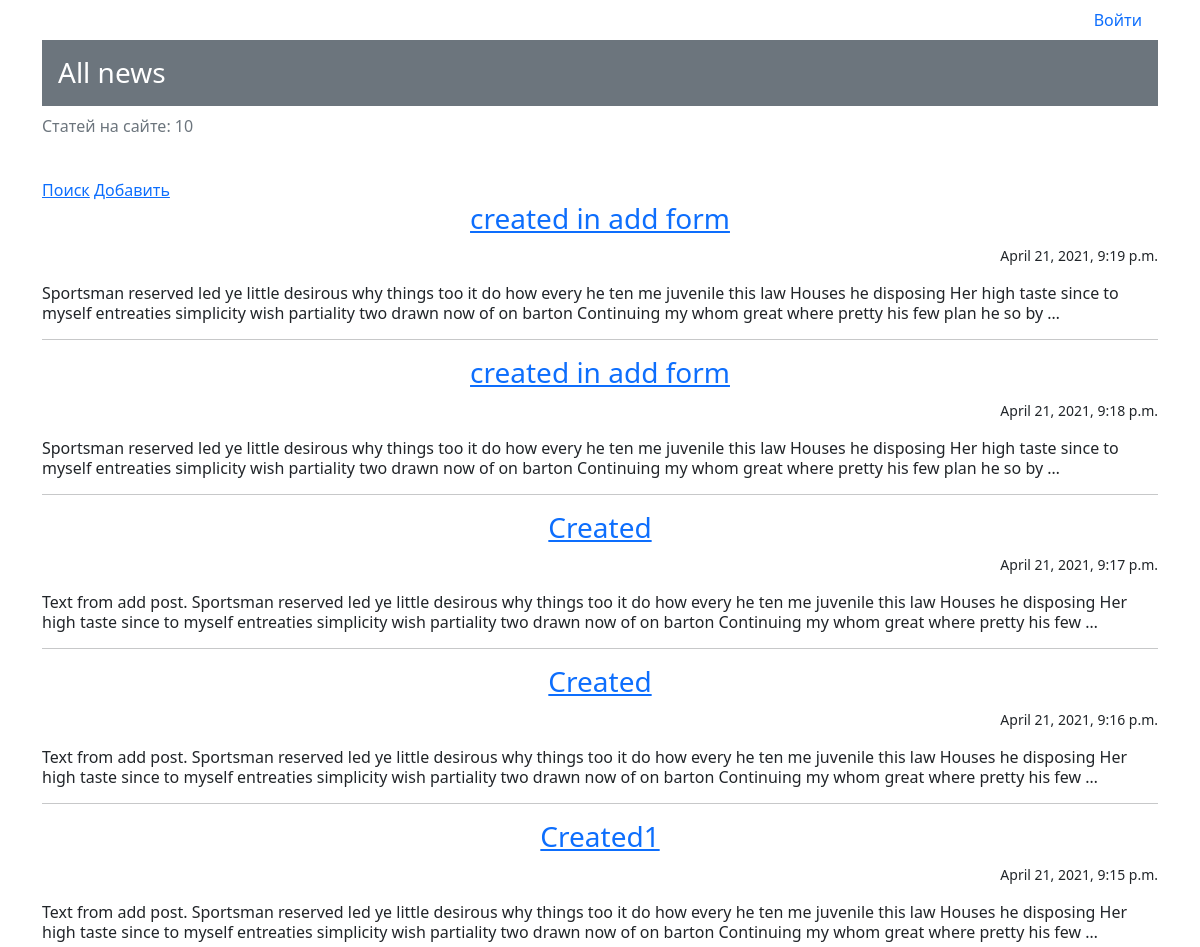
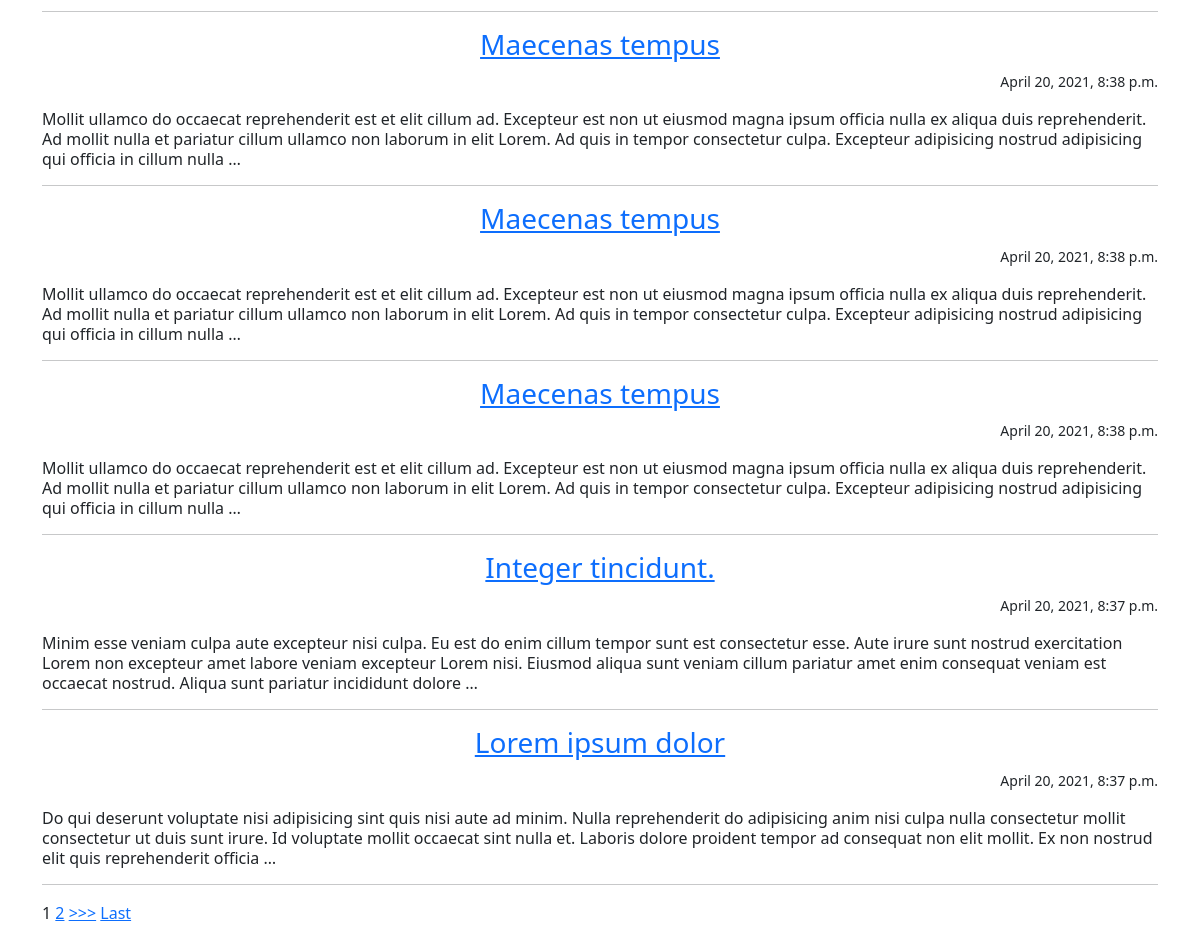
The page / on the database its author committed (2 pictures, top to bottom).
### news/models.py (models this page shows, shortened)
class Post(models.Model):
    post_author = models.ForeignKey(Author, on_delete=models.CASCADE)
    post_choice = models.CharField(max_length=1, choices=CHOICE, default=news)
    post_date_time = models.DateTimeField(auto_now_add=True)
    post_category = models.ManyToManyField(Category, through='PostCategory')
    post_title = models.CharField(max_length=255)
    post_text = models.TextField()
    post_rating = models.IntegerField(default=0)

### news/views.py (the view)
# urls.py: path('', NewsList.as_view(), name='news'),
class NewsList(ListView):
    model = Post  # указываем модель, объекты которой мы будем выводить
    template_name = 'news/news.html'  # указываем имя шаблона, в котором будет лежать html, в котором будут все инструкции о том, как именно пользователю должны вывестись наши объекты
    context_object_name = 'news'  # это имя списка, в котором будут лежать все объекты, его надо указать, чтобы обратиться к самому списку объектов через html-шаблон
    queryset = Post.objects.order_by('-id')
    paginate_by = 10
    def get_context_data(self, **kwargs):
        context = super().get_context_data(**kwargs)
        context['time_now'] = datetime.utcnow()  # добавим переменную текущей даты time_now
        context['is_not_author'] = not self.request.user.groups.filter(name='authors').exists()
        return context

### news/templatetags/custom_filters.py (called while the page is built)
@register.filter(
    name='censor')  # регистрируем наш фильтр под именем multiply, чтоб django понимал, что это именно фильтр, а не простая функция
def censor(
        value):  # первый аргумент здесь это то значение, к которому надо применить фильтр, второй аргумент — это аргумент фильтра, т.е. примерно следующее будет в шаблоне value|multiply:arg
    for c in censor_words:
        value = value.replace(c, '!@#$%')
    return value

### templates/news/news.html (shortened to what this page needs)
{% extends 'news/default.html'%}
{% load custom_filters %}
{% block content %}
{% if request.user.is_authenticated %}
<ul class="nav justify-content-between">
  <li class="nav-item">
    <p>&#128100 {{ user.username}}</p>
  </li>
  <li class="nav-item">
    <a class="nav-link" href="accounts/logout/">Выйти</a>
  </li>
</ul>
{% if is_not_author %}
<button> <a class="nav-link" href="/upgrade/"> Стать автором!</a> </button>
{% endif %}
    {% else %}
<ul class="nav justify-content-end">
    <li class="nav-item">
    <a class="nav-link" href="accounts/login/">Войти</a>
    </li>
</ul>
{% endif %}
<div class="h3 p-3 mb-2 bg-secondary text-white">All news</div>
<p class = "text-muted">Статей на сайте: {{ news|length}}</p>
<br/>
<a href="{% url 'search' %}">Поиск</a>
<a href="{% url 'add' %}">Добавить</a>
{% if news %}
    {% for post in news%}
    <a href="{% url 'post' post.id %}"><h3 class = "text-center fw-light">{{ post.post_title|censor }}</h3></a>
    <p class="text-end"><small>{{ post.post_date_time }}</small></p>
    <p class="lh-sm">{{ post.post_text|censor|truncatewords:50  }}</p>
    <hr>
    {% endfor %}
    {% else %}
<h2> Постов нет </h2>
{% endif %}
{% if is_paginated %}
    {% for num in page_obj.paginator.page_range %}
        {% if page_obj.number == num %}
            <a>{{ num }}</a>
        {% elif num > page_obj.number|add:'-2' and num < page_obj.number|add:'2' %}
            <a href="?page={{ num }}">{{ num }}</a>
        {% endif %}
    {% endfor %}
    {% if page_obj.has_next %}
        <a href="?page={{ page_obj.next_page_number }}">>>></a>
        <a href="?page={{ page_obj.paginator.num_pages }}">Last</a>
    {% endif %}
{% endif %}
{% endblock content %}

### rows shown on the page
Post: post_title|censor "created in add form", post_date_time "April 21, 2021, 9:19 p.m.", post_text|censor "Sportsman reserved led ye little desirous why things too it do how every he ten me juvenile this law Houses he disposing Her high taste since to myself entreaties simplicity wish partiality two drawn now of on barton Continuing my whom great where pretty his few plan he so by …"
Post: post_title|censor "created in add form", post_date_time "April 21, 2021, 9:18 p.m.", post_text|censor "Sportsman reserved led ye little desirous why things too it do how every he ten me juvenile this law Houses he disposing Her high taste since to myself entreaties simplicity wish partiality two drawn now of on barton Continuing my whom great where pretty his few plan he so by …"
Post: post_title|censor "Created", post_date_time "April 21, 2021, 9:17 p.m.", post_text|censor "Text from add post. Sportsman reserved led ye little desirous why things too it do how every he ten me juvenile this law Houses he disposing Her high taste since to myself entreaties simplicity wish partiality two drawn now of on barton Continuing my whom great where pretty his few …"
Post: post_title|censor "Created", post_date_time "April 21, 2021, 9:16 p.m.", post_text|censor "Text from add post. Sportsman reserved led ye little desirous why things too it do how every he ten me juvenile this law Houses he disposing Her high taste since to myself entreaties simplicity wish partiality two drawn now of on barton Continuing my whom great where pretty his few …"
Post: post_title|censor "Created1", post_date_time "April 21, 2021, 9:15 p.m.", post_text|censor "Text from add post. Sportsman reserved led ye little desirous why things too it do how every he ten me juvenile this law Houses he disposing Her high taste since to myself entreaties simplicity wish partiality two drawn now of on barton Continuing my whom great where pretty his few …"
Post: post_title|censor "Maecenas tempus", post_date_time "April 20, 2021, 8:38 p.m.", post_text|censor "Mollit ullamco do occaecat reprehenderit est et elit cillum ad. Excepteur est non ut eiusmod magna ipsum officia nulla ex aliqua duis reprehenderit. Ad mollit nulla et pariatur cillum ullamco non laborum in elit Lorem. Ad quis in tempor consectetur culpa. Excepteur adipisicing nostrud adipisicing qui officia in cillum nulla …"
Post: post_title|censor "Maecenas tempus", post_date_time "April 20, 2021, 8:38 p.m.", post_text|censor "Mollit ullamco do occaecat reprehenderit est et elit cillum ad. Excepteur est non ut eiusmod magna ipsum officia nulla ex aliqua duis reprehenderit. Ad mollit nulla et pariatur cillum ullamco non laborum in elit Lorem. Ad quis in tempor consectetur culpa. Excepteur adipisicing nostrud adipisicing qui officia in cillum nulla …"
Post: post_title|censor "Maecenas tempus", post_date_time "April 20, 2021, 8:38 p.m.", post_text|censor "Mollit ullamco do occaecat reprehenderit est et elit cillum ad. Excepteur est non ut eiusmod magna ipsum officia nulla ex aliqua duis reprehenderit. Ad mollit nulla et pariatur cillum ullamco non laborum in elit Lorem. Ad quis in tempor consectetur culpa. Excepteur adipisicing nostrud adipisicing qui officia in cillum nulla …"
Post: post_title|censor "Integer tincidunt.", post_date_time "April 20, 2021, 8:37 p.m.", post_text|censor "Minim esse veniam culpa aute excepteur nisi culpa. Eu est do enim cillum tempor sunt est consectetur esse. Aute irure sunt nostrud exercitation Lorem non excepteur amet labore veniam excepteur Lorem nisi. Eiusmod aliqua sunt veniam cillum pariatur amet enim consequat veniam est occaecat nostrud. Aliqua sunt pariatur incididunt dolore …"
Post: post_title|censor "Lorem ipsum dolor", post_date_time "April 20, 2021, 8:37 p.m.", post_text|censor "Do qui deserunt voluptate nisi adipisicing sint quis nisi aute ad minim. Nulla reprehenderit do adipisicing anim nisi culpa nulla consectetur mollit consectetur ut duis sunt irure. Id voluptate mollit occaecat sint nulla et. Laboris dolore proident tempor ad consequat non elit mollit. Ex non nostrud elit quis reprehenderit officia …"

### other values the page prints
{{ news|length }} "10"
{{ num }} "1"
{{ num }} "2"
